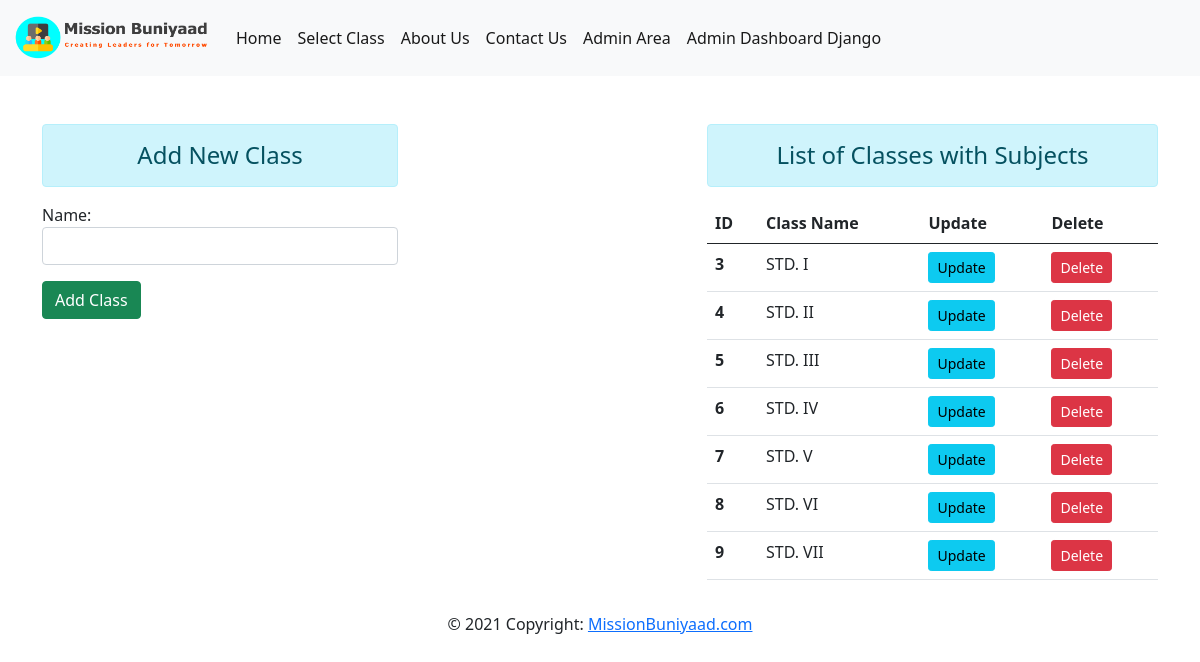
The page /addclass on the database its author committed.
### home/models.py (models this page shows, shortened)
class Standard(models.Model):
    name = models.CharField(max_length=20)

### home/views.py (the view)
# urls.py: path('addclass',views.addClass, name="addclass" ),
def addClass(request):
    form = AddClassForm()
    if request.method=='POST':
        form = AddClassForm(request.POST)
        if form.is_valid:
            form.save()
        form = AddClassForm()
    std = Standard.objects.all()
    context = {'std':std,'form':form}
    return render(request, 'addclass.html', context)

### home/forms.py
class AddClassForm(forms.ModelForm):
    class Meta:
        model = Standard
        fields = '__all__'
        widgets = {
            'name' : forms.TextInput(attrs={'class':'form-control'}),
            }

### home/templates/addclass.html (shortened to what this page needs)
{% extends 'base.html' %}
{% block content%}
    <div class="row">
       <div class="col-sm-4">
        <h4 class="text-center alert alert-info">Add New Class</h4>
        <form action="" method="POST">
            {{form.as_p}}
            <input type="submit" class = "btn btn-success" value="Add Class">
        </form>
       </div>
       <div class="col-sm-5 offset-3">
            <h4 class="text-center alert alert-info">List of Classes with Subjects</h4>
            <table class="table table-hover">
                <thead>
                    <tr>
                    <th scope="col">ID</th>
                    <th scope="col">Class Name</th>
                    <th scope="col">Update</th>
                    <th scope="col">Delete</th>
                    </tr>
                </thead>
                <tbody>
                    {% for st in std %}
                        <tr>
                        <th scope="row">{{st.id}}</th>
                        <td>{{st.name}}</td>
                        <td> <a href="{% url 'updateclass' st.id %}" class="btn btn-info btn-sm">Update</a> </td>
                        <td> <a href="{% url 'deleteclass' st.id %}" class="btn btn-danger btn-sm">Delete</a> </td>
                        </tr>
                    {% endfor %}
                </tbody>
            </table>
        </div>
{% endblock content%}

### home/static/css/sidebars.css (style rules this page uses)
body { min-height: 100vh; min-height: -webkit-fill-available; }
html { height: -webkit-fill-available; }

### rows shown on the page
Standard: id "3", name "STD. I"
Standard: id "4", name "STD. II"
Standard: id "5", name "STD. III"
Standard: id "6", name "STD. IV"
Standard: id "7", name "STD. V"
Standard: id "8", name "STD. VI"
Standard: id "9", name "STD. VII"
